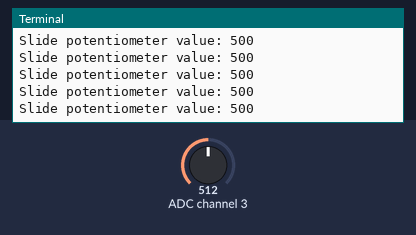
The program below on a simulated Raspberry Pi (BCM pin numbers) with a Grove Base HAT, started with the argument 3. Parts: the last lines printed to the terminal. Inputs (shaded band) come from the test bench; at power-on: ADC channel 3 = 512 (analog values on the 0–1023 scale).

Above: at 1.2 s.
1.3 s: ADC channel 3 set to 716
At 1.56 s:
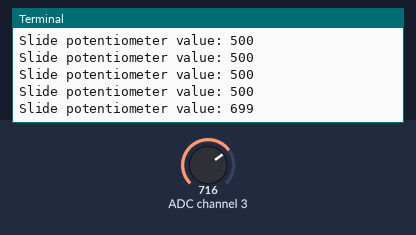
2.8 s: ADC channel 3 set to 900
At 2.97 s:
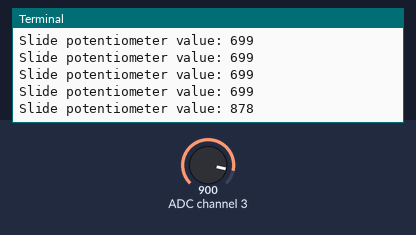
Timing chart, 0 to 5.8 s (numbered marks = the images above; inputs shaded):
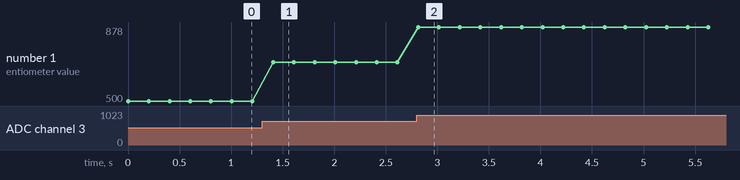

Measured:
- after the input at 1.3 s, the terminal: prints a new line after 0.11 s (image 1)
- after the input at 2.8 s, the terminal: prints a new line at once (image 2)
- plotted number 1: 500 → 699 after the input at 1.3 s, 699 → 878 after the input at 2.8 s

The program:

FSR.py
```python
import math
import sys
import time
from grove.adc import ADC


class FSR(ADC):
    def __init__(self, channel):
        self.channel = channel
        self.adc = ADC()

    @property
    def value(self):
        return self.adc.read(self.channel)


Grove = FSR


def main():
    if len(sys.argv) < 2:
        print('Usage: {} adc_channel'.format(sys.argv[0]))
        sys.exit(1)

    sensor = FSR(int(sys.argv[1]))

    while True:
        print('Slide potentiometer value: {}'.format(sensor.value))
        time.sleep(.2)


if __name__ == '__main__':
    main()
```
